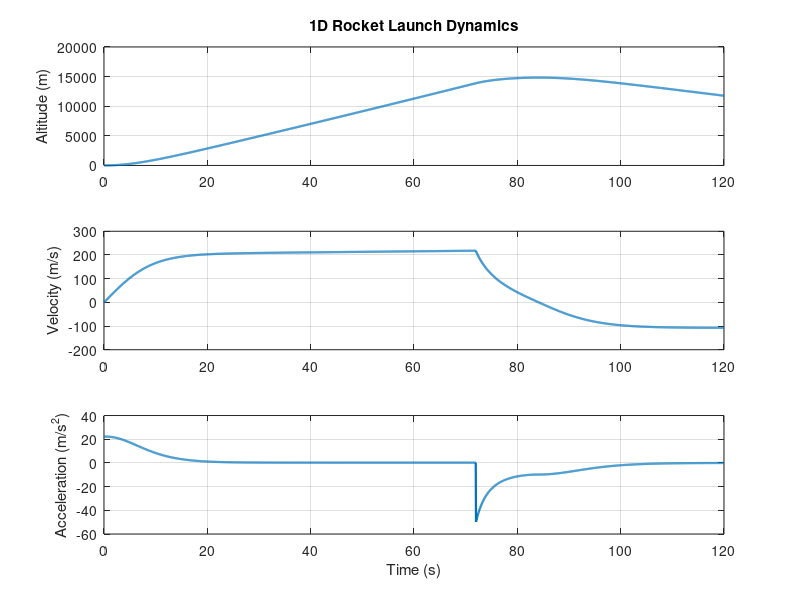

MATLAB code to generate this figure:
%% Generated by RAG ModelSpec pipeline
% task_goal: 生成一个火箭发射模型
% model_id: rocket_launch_1d
% assumptions:
%   - 使用默认参数补全未明确指定项
% evidence:
%   - model=rocket_launch_1d, score=18.95, id=111
%   - model=fft_lowpass_filter, score=1.7239, id=71
%   - model=arx_identification, score=1.7239, id=51
%   - model=robot_2dof_kinematics, score=1.4, id=101
%   - model=pid_simulink_loop, score=1.4, id=21
%% Auto-generated MATLAB model: 1D Rocket Launch Dynamics
clear; clc; close all;

mass0 = 500.0;             % initial total mass (kg)
fuel_mass = 180.0;     % fuel mass (kg)
burn_rate = 2.5;     % fuel burn rate (kg/s)
thrust = 16000.0;           % engine thrust (N)
Cd = 0.55;           % drag coefficient
A = 0.8;                  % frontal area (m^2)
rho = 1.225;         % air density (kg/m^3)
g = 9.81;                     % gravity (m/s^2)
dt = 0.05;                   % simulation step (s)
T = 120.0;             % total simulation time (s)

t = 0:dt:T;
N = numel(t);
h = zeros(N,1);   % altitude
v = zeros(N,1);   % velocity
a = zeros(N,1);   % acceleration
m = zeros(N,1);   % mass

for k = 1:N
    tk = t(k);
    burned = min(fuel_mass, burn_rate * tk);
    m(k) = mass0 - burned;

    if burned < fuel_mass
        current_thrust = thrust;
    else
        current_thrust = 0;
    end

    drag = 0.5 * rho * Cd * A * v(max(k-1,1)) * abs(v(max(k-1,1)));
    weight = m(k) * g;
    a(k) = (current_thrust - drag - weight) / m(k);

    if k > 1
        v(k) = v(k-1) + a(k) * dt;
        h(k) = max(0, h(k-1) + v(k) * dt);
    end
end

[max_h, idx] = max(h);
fprintf('Max altitude: %.2f m at t = %.2f s\n', max_h, t(idx));
fprintf('Final velocity: %.2f m/s\n', v(end));

figure('Name', 'Rocket Launch 1D');
subplot(3,1,1); plot(t, h, 'LineWidth', 1.6); grid on; ylabel('Altitude (m)');
title('1D Rocket Launch Dynamics');
subplot(3,1,2); plot(t, v, 'LineWidth', 1.6); grid on; ylabel('Velocity (m/s)');
subplot(3,1,3); plot(t, a, 'LineWidth', 1.6); grid on; ylabel('Acceleration (m/s^2)'); xlabel('Time (s)');
